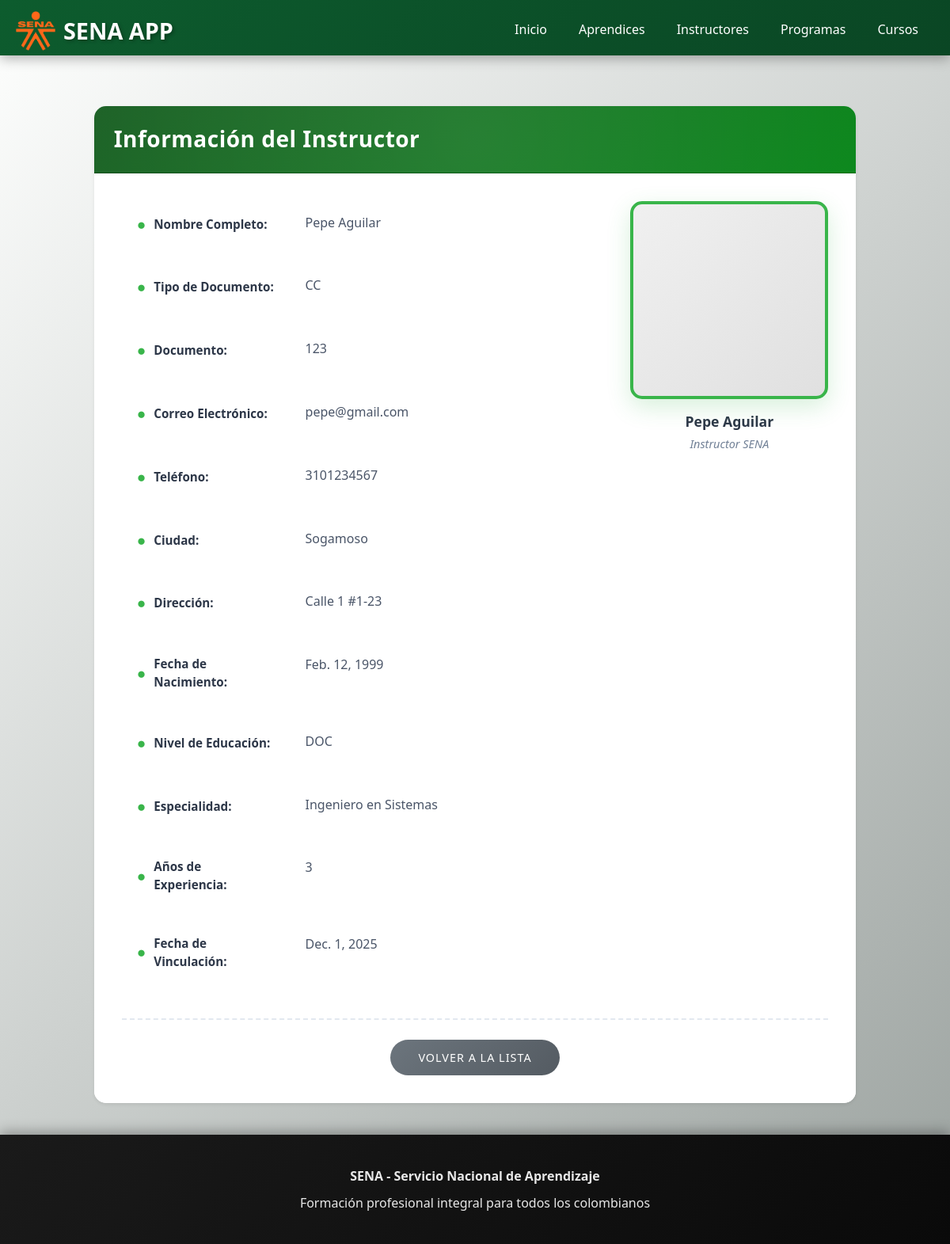
Page /instructores/123/ on the committed database.
### instructores/models.py (models this page shows, shortened)
class Instructor(models.Model):
    documento_identidad = models.CharField(max_length=20, unique=True)
    tipo_documento = models.CharField(max_length=3, choices=TIPO_DOCUMENTO_CHOICES, default='CC')
    nombre = models.CharField(max_length=100)
    apellido = models.CharField(max_length=100)
    telefono = models.CharField(max_length=10, null=True)
    correo = models.EmailField(null=True)
    fecha_nacimiento = models.DateField()
    ciudad = models.CharField(max_length=100, null=True)
    direccion = models.TextField(null=True)
    nivel_educativo= models.CharField(max_length=3, choices=NIVEL_EDUCATIVO_CHOICES, default='MAE')
    especialidad = models.CharField(max_length=100)
    anos_experiencia = models.PositiveIntegerField()
    activo = models.BooleanField(default=True)
    fecha_vinculacion = models.DateField()
    fecha_registro = models.DateTimeField(auto_now_add=True)

### instructores/views.py (the view)
# urls.py: path('<str:document>/', views.instructores_details, name='instructores_details'),
def instructores_details(request, document):
    instructor = get_object_or_404(Instructor, documento_identidad=document)
    return render(request, 'instructores_details.html', {'instructor': instructor})

### instructores/templates/instructores_details.html (shortened to what this page needs)
{% extends 'master.html' %}
{% block content %}
<div class="detail-container">
    <div class="row justify-content-center">
        <div class="col-md-10">
            <div class="card detail-card shadow-sm border-0">
                <div class="card-header detail-header bg-success text-white">
                    <h3 class="mb-0">Información del Instructor</h3>
                </div>
                <div class="card-body detail-body">
                    <div class="profile-section">
                        <div class="info-section">
                            <div class="info-row row mb-3">
                                <div class="col-md-4 info-label fw-bold">Nombre Completo:</div>
                                <div class="col-md-8 info-value">{{ instructor.nombre }} {{ instructor.apellido }}</div>
                            </div>
                            <div class="info-row row mb-3">
                                <div class="col-md-4 info-label fw-bold">Tipo de Documento:</div>
                                <div class="col-md-8 info-value">{{ instructor.tipo_documento }}</div>
                            </div>
                            <div class="info-row row mb-3">
                                <div class="col-md-4 info-label fw-bold">Documento:</div>
                                <div class="col-md-8 info-value">{{ instructor.documento_identidad }}</div>
                            </div>
                            <div class="info-row row mb-3">
                                <div class="col-md-4 info-label fw-bold">Correo Electrónico:</div>
                                <div class="col-md-8 info-value">{{ instructor.correo }}</div>
                            </div>
                            <div class="info-row row mb-3">
                                <div class="col-md-4 info-label fw-bold">Teléfono:</div>
                                <div class="col-md-8 info-value">{{ instructor.telefono }}</div>
                            </div>
                            <div class="info-row row mb-3">
                                <div class="col-md-4 info-label fw-bold">Ciudad:</div>
                                <div class="col-md-8 info-value">{{ instructor.ciudad }}</div>
                            </div>
                            <div class="info-row row mb-3">
                                <div class="col-md-4 info-label fw-bold">Dirección:</div>
                                <div class="col-md-8 info-value">{{ instructor.direccion }}</div>
                            </div>
                            <div class="info-row row mb-3">
                                <div class="col-md-4 info-label fw-bold">Fecha de Nacimiento:</div>
                                <div class="col-md-8 info-value">{{ instructor.fecha_nacimiento }}</div>
                            </div>
                            <div class="info-row row mb-3">
                                <div class="col-md-4 info-label fw-bold">Nivel de Educación:</div>
                                <div class="col-md-8 info-value">{{ instructor.nivel_educativo }}</div>
                            </div>
                            <div class="info-row row mb-3">
                                <div class="col-md-4 info-label fw-bold">Especialidad:</div>
                                <div class="col-md-8 info-value">{{ instructor.especialidad}}</div>
                            </div>
                            <div class="info-row row mb-3">
                                <div class="col-md-4 info-label fw-bold">Años de Experiencia:</div>
                                <div class="col-md-8 info-value">{{ instructor.anos_experiencia }}</div>
                            </div>
                            <div class="info-row row mb-3">
                                <div class="col-md-4 info-label fw-bold">Fecha de Vinculación:</div>
                                <div class="col-md-8 info-value">{{ instructor.fecha_vinculacion }}</div>
                            </div>
                        </div>
                        <div class="profile-photo-container">
                            <div class="profile-photo">
                            </div>
                            <div class="profile-name">
                                {{ instructor.nombre }} {{ instructor.apellido }}
                            </div>
                            <div class="profile-role">
                                Instructor SENA
                            </div>
                        </div>
                    </div>
                    <div class="actions-container mt-4 text-center">
                        <a href="/instructores" class="btn btn-secondary btn-back">Volver a la lista</a>
                    </div>
                </div>
            </div>
        </div>
    </div>
</div>
{% endblock %}

### aprendices/static/css/main.css (style rules this page uses)
* { margin: 0; padding: 0; box-sizing: border-box; }
body { font-family: 'Segoe UI', Tahoma, Geneva, Verdana, sans-serif; background: linear-gradient(135deg, #fefffe 0%, #9ca3a0 100%); min-height: 100vh; display: flex; flex-direction: column; }

### instructores/templates/instructores_details.html (style rules this page uses)
.detail-card { border-radius: 15px; overflow: hidden; transition: transform 0.3s ease, box-shadow 0.3s ease; }
.detail-header { background: linear-gradient(135deg, #185e22ff 0%, #068517ff 100%); padding: 25px; position: relative; overflow: hidden; }
.detail-header::before { content: ''; position: absolute; top: -50%; right: -50%; width: 200%; height: 200%; background: radial-gradient(circle, rgba(255,255,255,0.1) 0%, transparent 70%); animation: pulse 4s ease-in-out infinite; }
.detail-header h3 { position: relative; z-index: 1; font-weight: 600; letter-spacing: 0.5px; }
.detail-body { padding: 35px; background: white; }
.profile-section { display: flex; gap: 30px; align-items: flex-start; }
.info-section { flex: 1; }
.profile-photo-container { flex-shrink: 0; width: 250px; }
.profile-photo { width: 100%; aspect-ratio: 1; border-radius: 15px; overflow: hidden; border: 4px solid #39b54a; box-shadow: 0 10px 30px rgba(57, 181, 74, 0.2); background: linear-gradient(135deg, #f0f0f0 0%, #e0e0e0 100%); display: flex; align-items: center; justify-content: center; position: relative; }
.profile-name { text-align: center; margin-top: 15px; font-weight: 600; color: #2d3748; font-size: 1.1rem; }
.profile-role { text-align: center; margin-top: 5px; font-size: 0.9rem; color: #718096; font-style: italic; }
.info-row { padding: 15px; margin-bottom: 10px; border-radius: 10px; transition: all 0.3s ease; border-left: 4px solid transparent; }
.info-label { color: #2d3748; font-weight: 600; font-size: 0.95rem; margin-bottom: 5px; display: flex; align-items: center; }
.info-label::before { content: '●'; color: #39b54a; margin-right: 10px; font-size: 1.2rem; }
.info-value { color: #4a5568; font-size: 1rem; padding-left: 24px; }
.btn-back { padding: 12px 35px; border-radius: 25px; font-weight: 500; transition: all 0.3s ease; background: linear-gradient(135deg, #6c757d 0%, #545b62 100%); border: none; text-transform: uppercase; letter-spacing: 1px; font-size: 0.9rem; }
.actions-container { margin-top: 35px; padding-top: 25px; border-top: 2px dashed #e2e8f0; }

### rows in the picture
Instructor: nombre "Pepe", apellido "Aguilar", tipo_documento "CC", documento_identidad "123", correo "pepe@gmail.com", telefono "3101234567", ciudad "Sogamoso", direccion "Calle 1 #1-23", fecha_nacimiento "Feb. 12, 1999", nivel_educativo "DOC", especialidad "Ingeniero en Sistemas", anos_experiencia "3", fecha_vinculacion "Dec. 1, 2025"
